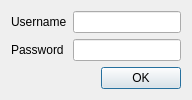
<?xml version="1.0" encoding="UTF-8"?>
<ui version="4.0">
 <class>LoginDialog</class>
 <widget class="QDialog" name="LoginDialog">
  <property name="geometry">
   <rect>
    <x>0</x>
    <y>0</y>
    <width>207</width>
    <height>95</height>
   </rect>
  </property>
  <property name="maximumSize">
   <size>
    <width>257</width>
    <height>118</height>
   </size>
  </property>
  <property name="windowTitle">
   <string>Masuk</string>
  </property>
  <layout class="QVBoxLayout" name="verticalLayout">
   <property name="sizeConstraint">
    <enum>QLayout::SetFixedSize</enum>
   </property>
   <item>
    <layout class="QFormLayout" name="formLayout">
     <item row="0" column="0">
      <widget class="QLabel" name="usernameLabel">
       <property name="text">
        <string>Username</string>
       </property>
      </widget>
     </item>
     <item row="0" column="1">
      <widget class="QLineEdit" name="usernameLineEdit">
       <property name="clearButtonEnabled">
        <bool>true</bool>
       </property>
      </widget>
     </item>
     <item row="1" column="0">
      <widget class="QLabel" name="passwordLabel">
       <property name="text">
        <string>Password</string>
       </property>
      </widget>
     </item>
     <item row="1" column="1">
      <widget class="QLineEdit" name="passwordLineEdit">
       <property name="echoMode">
        <enum>QLineEdit::Password</enum>
       </property>
      </widget>
     </item>
    </layout>
   </item>
   <item>
    <widget class="QDialogButtonBox" name="buttonBox">
     <property name="orientation">
      <enum>Qt::Horizontal</enum>
     </property>
     <property name="standardButtons">
      <set>QDialogButtonBox::Ok</set>
     </property>
     <property name="centerButtons">
      <bool>false</bool>
     </property>
    </widget>
   </item>
  </layout>
 </widget>
 <resources/>
 <connections>
  <connection>
   <sender>buttonBox</sender>
   <signal>accepted()</signal>
   <receiver>LoginDialog</receiver>
   <slot>accept()</slot>
   <hints>
    <hint type="sourcelabel">
     <x>128</x>
     <y>74</y>
    </hint>
    <hint type="destinationlabel">
     <x>128</x>
     <y>47</y>
    </hint>
   </hints>
  </connection>
 </connections>
</ui>
